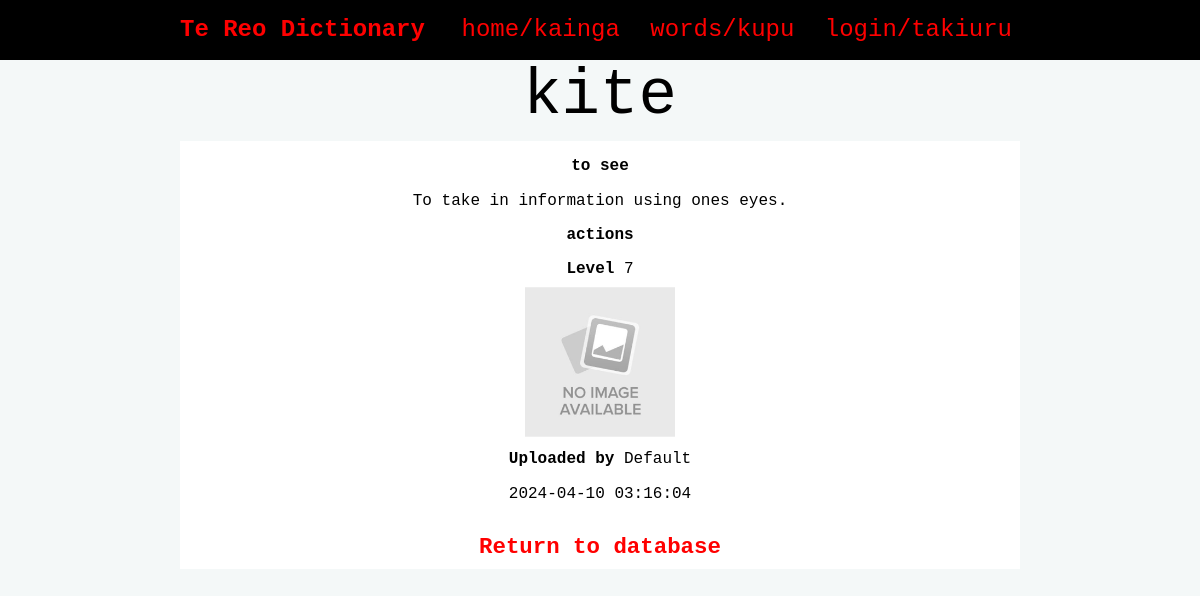
The app's page /entry/15 with its own data.
### tables this page shows
CREATE TABLE "entries"
(
    id          integer                            not null
        primary key autoincrement
        unique,
    maori       varchar(85)                        not null,
    english     varchar(40)                        not null,
    definition  varchar(300) default 'Pending',
    level       tinyint                            not null,
    image       varchar(44)  default 'noimage.png' not null,
    category_id integer                            not null
        constraint entries_category_id_fk
            references categories,
    user_id     integer      default 1
        constraint entries_user_id_fk
            references users,
    date        datetime     default current_timestamp
);

CREATE TABLE "categories"
(
    id      integer                            not null
        primary key autoincrement
        unique,
    name    varchar(20)                        not null
        unique,
    user_id integer  default 1
        constraint categories_user_id__fk
            references users,
    date    datetime default current_timestamp not null
);

CREATE TABLE "users"
(
    id       integer      not null
        primary key autoincrement
        unique,
    email    varchar(320) not null
        unique,
    password varchar(60)  not null,
    f_name   varchar(40)  not null,
    l_name   varchar(40)  not null,
    type     tinyint default 0
);

### app.py (the view)
@app.route('/entry/<entry_id>')
def render_entry(entry_id):  # renders the page for indepth information about an entry | input: id of the entry
    con = connect(DATABASE)
    cur = con.cursor()
    query = "SELECT entries.id, entries.maori, entries.english, entries.definition, entries.level, categories.name, entries.image, users.f_name, users.l_name, entries.date " \
            "FROM entries " \
            "INNER JOIN categories ON entries.category_id=categories.id " \
            "INNER JOIN users ON entries.user_id=users.id " \
            "WHERE entries.id=?"
    cur.execute(query, (entry_id,))
    entry_info = cur.fetchone()  # fetches information on the only entry which matches the entry id
    con.close()
    if not entry_info:  # if no entry with matching entry id
        return redirect("/no_results")  # output: redirect to no results
    return render_template('entry.html', entry=entry_info)  # output: renders entry.html passing on the entry info

### app.py (called while the page is built)
def connect(db_file):  # creates a connection with the database
    try:
        connection = sqlite3.connect(db_file)
        return connection
    except sqlite3.Error as e:
        print(e)
    return None

@app.context_processor
def logged_in_context_processor():  # makes the logged_in function callable in jinja
    return dict(logged_in=logged_in)

def logged_in():  # checks whether you are logged in
    if session.get("user_id"):  # if user_id exists in session tuple to determine whether you are logged in
        return True
    else:
        return False

@app.context_processor
def is_admin_context_processor():  # makes the is_admin function callable in jinja
    return dict(is_admin=is_admin)

def is_admin():  # checks whether you are an admin
    if logged_in() and session.get("type") == 1:  # checks if account type is teacher in session tuple
        return True
    else:
        return False

### templates/entry.html
{% extends "base.html" %}
{% block pageheading %}{{ entry[1] }}{% endblock %}
{% block main %}
    <div class="big-entry-box">
        <p class="entry-box-heading"><strong>{{ entry[2] }}</strong></p>
        <p class="entry-box-info">{{ entry[3] }}</p>
        <p class="entry-box-info"><strong>{{ entry[5] }}</strong></p>
        <p class="entry-box-info"><strong>Level </strong>{{ entry[4] }}</p>
        <img class="entry-box-image" src="/static/images/{{ entry[6] }}">
        <p class="entry-box-info"><strong>Uploaded by </strong>{{ entry[7] }} {{ entry[8] }}</p>
        <p class="entry-box-info">{{ entry[9] }}</p>
        <h4><a href="/database">Return to database</a></h4>
    </div>
{% endblock %}

### static/style.css (style rules this page uses)
:root { --red: #FF0000; --dark-red: #a00808; --white: #FFFFFF; --light-gray: #F4F8F8; --gray: #c8caca; --dark-gray: #959696; --black: #000000; }
* { font-family: 'Monaco', monospace; padding: 0; margin: 0; box-sizing: border-box; }
body { background-color: var(--light-gray); }
img { max-width: 100%; }
h4 { font-size: 1.4rem; text-align: center; margin: 1.5rem 0 0 0; }
a, a:visited { color: var(--red); text-decoration: none; }
.big-entry-box { text-align: center; width: 100%; background: var(--white); border: 0 solid var(--gray); color: var(--black); margin-top: 0.5rem; padding: 0.5rem; }
.entry-box-heading { padding: 0.5rem; }
.entry-box-image { height: 150px; overflow: hidden; }
.entry-box-info { padding: 0.5rem; max-width: 100%; word-wrap: break-word; }

### records on screen
entries: maori "kite", english "to see", definition "To take in information using ones eyes.", level "7", image (placeholder picture), date "2024-04-10 03:16:04"
categories: name "actions"
users: f_name "Default"
